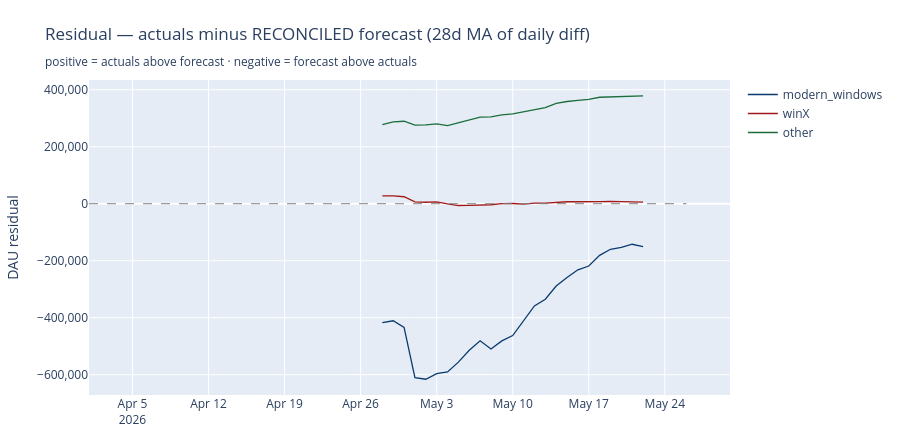

Notebook source saved alongside this figure:
### Code cell
# [plot-residual-reconciled]
# Same calculation as plot-residual above (28d MA of daily diff, NOT MA-of-MAs),
# with the reconciled forecast in place of the unreconciled one.

def _window_post_warmup(s):
    return s.loc[(s.index >= FORECAST_START) & (s.index <= DISPLAY_END)]


# ── Static (matplotlib) ──────────────────────────────────────────────────────
fig_m, ax = plt.subplots(figsize=(14, 5.5))
for pop in OS_POPULATIONS:
    r = _window_post_warmup(residual_rec_28ma[pop]).dropna()
    if len(r):
        color = RESIDUAL_COLOR[pop]
        ax.plot(r.index, r.values, label=pop, color=color, linewidth=RESIDUAL_LINEWIDTH)
        ax.annotate(pop, xy=(r.index[-1], r.iloc[-1]), xytext=(6, 0),
                    textcoords='offset points', color=color,
                    fontsize=10, va='center')

ax.axhline(0, color='gray', linestyle='--', linewidth=1)
ax.set_ylabel('DAU residual (actuals − reconciled forecast, 28d MA of daily diff)')
ax.yaxis.set_major_formatter(plt.FuncFormatter(
    lambda v, _: ('+' if v > 0 else '') + (
        f'{v/1e6:.2f}M' if abs(v) >= 1e6 else (f'{v/1e3:.0f}k' if abs(v) >= 1e3 else f'{v:.0f}')
    )
))
ax.xaxis.set_major_locator(mdates.MonthLocator())
ax.xaxis.set_major_formatter(mdates.DateFormatter('%b %Y'))
ax.set_xlim(FORECAST_START, DISPLAY_END + pd.Timedelta(days=4))
ax.grid(True, alpha=0.3)
ax.legend(loc='center left', bbox_to_anchor=(1.02, 0.5), fontsize=10, framealpha=0.9,
          title='OS population')
ax.set_title('Residual — actuals minus RECONCILED forecast (28d MA of daily diff)\n'
             'Positive = actuals running above forecast · MA fully warm from ~Apr 28',
             loc='left')
fig_m.tight_layout()
plt.show()
plt.close(fig_m)

last_day = residual_rec_28ma.dropna().index.max()
print(f'\nReconciled residual at most-recent complete day ({last_day.date()}):')
for pop in OS_POPULATIONS:
    val = residual_rec_28ma.loc[last_day, pop]
    sign = '+' if val >= 0 else ''
    print(f'  {pop:>18}: {sign}{val:>14,.0f} DAU')

# ── Interactive (plotly) ─────────────────────────────────────────────────────
fig = go.Figure()
for pop in OS_POPULATIONS:
    r = _window_post_warmup(residual_rec_28ma[pop]).dropna()
    if len(r):
        color = RESIDUAL_COLOR[pop]
        fig.add_trace(go.Scatter(
            x=r.index, y=r.values, mode='lines', name=pop,
            line=dict(color=color, width=RESIDUAL_LINEWIDTH),
        ))
fig.add_shape(type='line', x0=FORECAST_START, x1=DISPLAY_END,
              y0=0, y1=0, xref='x', yref='y',
              line=dict(color='gray', width=1, dash='dash'))
fig.update_layout(
    title='Residual — actuals minus RECONCILED forecast (28d MA of daily diff)<br>'
          '<sub>positive = actuals above forecast · negative = forecast above actuals</sub>',
    height=440, margin=dict(t=80, l=70, r=120, b=40),
    legend=dict(orientation='v', yanchor='top', y=1.0, xanchor='left', x=1.02),
    yaxis=dict(title='DAU residual', tickformat=',.0f'),
)
fig.update_xaxes(range=[FORECAST_START, DISPLAY_END + pd.Timedelta(days=4)])
fig.show()

### Figure 1 — Plotly figure (JSON) as saved in the notebook; plotly's stock layout.template omitted (floating-point values rounded to 4 significant figures)
{"data": [{"line": {"color": "#0b3b6e", "width": 1.3}, "mode": "lines", "name": "modern_windows", "type": "scatter", "x": ["2026-04-28T00:00:00.000000000", "2026-04-29T00:00:00.000000000", "2026-04-30T00:00:00.000000000", "2026-05-01T00:00:00.000000000", "2026-05-02T00:00:00.000000000", "2026-05-03T00:00:00.000000000", "2026-05-04T00:00:00.000000000", "2026-05-05T00:00:00.000000000", "2026-05-06T00:00:00.000000000", "2026-05-07T00:00:00.000000000", "2026-05-08T00:00:00.000000000", "2026-05-09T00:00:00.000000000", "2026-05-10T00:00:00.000000000", "2026-05-11T00:00:00.000000000", "2026-05-12T00:00:00.000000000", "2026-05-13T00:00:00.000000000", "2026-05-14T00:00:00.000000000", "2026-05-15T00:00:00.000000000", "2026-05-16T00:00:00.000000000", "2026-05-17T00:00:00.000000000", "2026-05-18T00:00:00.000000000", "2026-05-19T00:00:00.000000000", "2026-05-20T00:00:00.000000000", "2026-05-21T00:00:00.000000000", "2026-05-22T00:00:00.000000000"], "y": [-417500.0, -410800.0, -434100.0, -610200.0, -616000.0, -596300.0, -590500.0, -556100.0, -514100.0, -481200.0, -509800.0, -481500.0, -462800.0, -410700.0, -358800.0, -335300.0, -288700.0, -258700.0, -232000.0, -218600.0, -181300.0, -159800.0, -153600.0, -142200.0, -150600.0]}, {"line": {"color": "#a31919", "width": 1.3}, "mode": "lines", "name": "winX", "type": "scatter", "x": ["2026-04-28T00:00:00.000000000", "2026-04-29T00:00:00.000000000", "2026-04-30T00:00:00.000000000", "2026-05-01T00:00:00.000000000", "2026-05-02T00:00:00.000000000", "2026-05-03T00:00:00.000000000", "2026-05-04T00:00:00.000000000", "2026-05-05T00:00:00.000000000", "2026-05-06T00:00:00.000000000", "2026-05-07T00:00:00.000000000", "2026-05-08T00:00:00.000000000", "2026-05-09T00:00:00.000000000", "2026-05-10T00:00:00.000000000", "2026-05-11T00:00:00.000000000", "2026-05-12T00:00:00.000000000", "2026-05-13T00:00:00.000000000", "2026-05-14T00:00:00.000000000", "2026-05-15T00:00:00.000000000", "2026-05-16T00:00:00.000000000", "2026-05-17T00:00:00.000000000", "2026-05-18T00:00:00.000000000", "2026-05-19T00:00:00.000000000", "2026-05-20T00:00:00.000000000", "2026-05-21T00:00:00.000000000", "2026-05-22T00:00:00.000000000"], "y": [27490.0, 27670.0, 24540.0, 6530.0, 5225.0, 6413.0, -506.0, -6287.0, -5611.0, -4444.0, -3578.0, 262.5, 807.4, -1585.0, 1867.0, 2283.0, 5479.0, 6972.0, 6875.0, 6205.0, 7279.0, 8167.0, 7339.0, 7437.0, 5786.0]}, {"line": {"color": "#1b6e3b", "width": 1.3}, "mode": "lines", "name": "other", "type": "scatter", "x": ["2026-04-28T00:00:00.000000000", "2026-04-29T00:00:00.000000000", "2026-04-30T00:00:00.000000000", "2026-05-01T00:00:00.000000000", "2026-05-02T00:00:00.000000000", "2026-05-03T00:00:00.000000000", "2026-05-04T00:00:00.000000000", "2026-05-05T00:00:00.000000000", "2026-05-06T00:00:00.000000000", "2026-05-07T00:00:00.000000000", "2026-05-08T00:00:00.000000000", "2026-05-09T00:00:00.000000000", "2026-05-10T00:00:00.000000000", "2026-05-11T00:00:00.000000000", "2026-05-12T00:00:00.000000000", "2026-05-13T00:00:00.000000000", "2026-05-14T00:00:00.000000000", "2026-05-15T00:00:00.000000000", "2026-05-16T00:00:00.000000000", "2026-05-17T00:00:00.000000000", "2026-05-18T00:00:00.000000000", "2026-05-19T00:00:00.000000000", "2026-05-20T00:00:00.000000000", "2026-05-21T00:00:00.000000000", "2026-05-22T00:00:00.000000000"], "y": [277700.0, 287000.0, 289500.0, 276100.0, 276600.0, 280200.0, 273900.0, 284500.0, 294500.0, 304000.0, 304900.0, 311900.0, 315100.0, 322600.0, 331200.0, 337100.0, 352000.0, 358800.0, 362600.0, 366300.0, 373700.0, 375100.0, 376900.0, 379000.0, 378700.0]}], "layout": {"height": 440, "legend": {"orientation": "v", "x": 1.02, "xanchor": "left", "y": 1.0, "yanchor": "top"}, "margin": {"b": 40, "l": 70, "r": 120, "t": 80}, "shapes": [{"line": {"color": "gray", "dash": "dash", "width": 1}, "type": "line", "x0": "2026-04-01T00:00:00", "x1": "2026-05-26T00:00:00", "xref": "x", "y0": 0, "y1": 0, "yref": "y"}], "title": {"text": "Residual — actuals minus RECONCILED forecast (28d MA of daily diff)<br><sub>positive = actuals above forecast · negative = forecast above actuals</sub>"}, "xaxis": {"range": ["2026-04-01T00:00:00", "2026-05-30T00:00:00"]}, "yaxis": {"tickformat": ",.0f", "title": {"text": "DAU residual"}}}}
